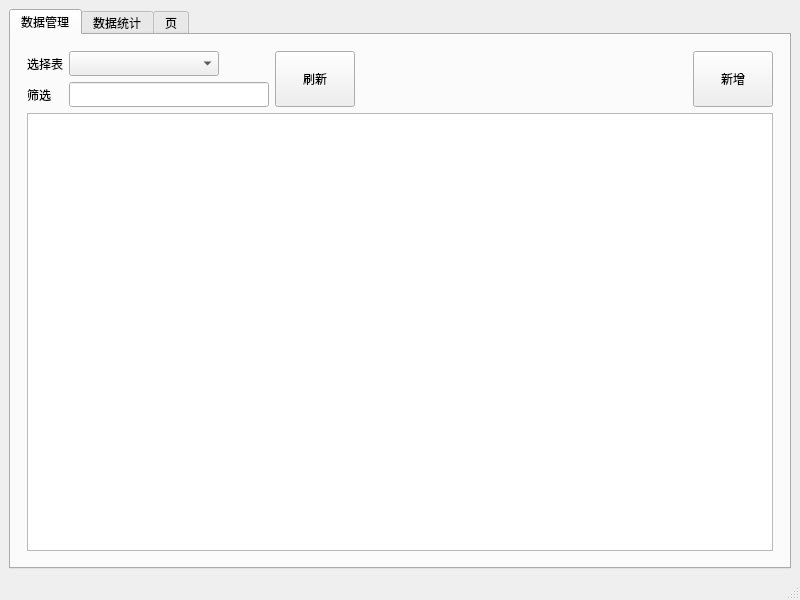
<?xml version="1.0" encoding="UTF-8"?>
<ui version="4.0">
 <class>MainWindow</class>
 <widget class="QMainWindow" name="MainWindow">
  <property name="geometry">
   <rect>
    <x>0</x>
    <y>0</y>
    <width>800</width>
    <height>600</height>
   </rect>
  </property>
  <property name="windowTitle">
   <string>MainWindow</string>
  </property>
  <widget class="QWidget" name="centralwidget">
   <layout class="QVBoxLayout" name="verticalLayout">
    <item>
     <widget class="QTabWidget" name="tabWidget">
      <property name="currentIndex">
       <number>0</number>
      </property>
      <widget class="QWidget" name="tabQuery">
       <attribute name="title">
        <string>数据管理</string>
       </attribute>
       <layout class="QVBoxLayout" name="verticalLayout_2">
        <property name="leftMargin">
         <number>16</number>
        </property>
        <property name="topMargin">
         <number>16</number>
        </property>
        <property name="rightMargin">
         <number>16</number>
        </property>
        <property name="bottomMargin">
         <number>16</number>
        </property>
        <item>
         <layout class="QGridLayout" name="gridLayout">
          <item row="0" column="4" rowspan="2">
           <widget class="QPushButton" name="btnAdd">
            <property name="sizePolicy">
             <sizepolicy hsizetype="Fixed" vsizetype="Expanding">
              <horstretch>0</horstretch>
              <verstretch>0</verstretch>
             </sizepolicy>
            </property>
            <property name="minimumSize">
             <size>
              <width>0</width>
              <height>50</height>
             </size>
            </property>
            <property name="text">
             <string>新增</string>
            </property>
           </widget>
          </item>
          <item row="0" column="0">
           <widget class="QLabel" name="label_11">
            <property name="minimumSize">
             <size>
              <width>0</width>
              <height>25</height>
             </size>
            </property>
            <property name="text">
             <string>选择表</string>
            </property>
           </widget>
          </item>
          <item row="1" column="0">
           <widget class="QLabel" name="label_10">
            <property name="minimumSize">
             <size>
              <width>0</width>
              <height>25</height>
             </size>
            </property>
            <property name="text">
             <string>筛选</string>
            </property>
           </widget>
          </item>
          <item row="0" column="3">
           <spacer name="horizontalSpacer">
            <property name="orientation">
             <enum>Qt::Horizontal</enum>
            </property>
            <property name="sizeHint" stdset="0">
             <size>
              <width>40</width>
              <height>20</height>
             </size>
            </property>
           </spacer>
          </item>
          <item row="0" column="1">
           <widget class="QComboBox" name="cmbTable">
            <property name="sizePolicy">
             <sizepolicy hsizetype="Fixed" vsizetype="Fixed">
              <horstretch>0</horstretch>
              <verstretch>0</verstretch>
             </sizepolicy>
            </property>
            <property name="minimumSize">
             <size>
              <width>150</width>
              <height>25</height>
             </size>
            </property>
           </widget>
          </item>
          <item row="1" column="1">
           <widget class="QLineEdit" name="edtFilter">
            <property name="sizePolicy">
             <sizepolicy hsizetype="Fixed" vsizetype="Fixed">
              <horstretch>0</horstretch>
              <verstretch>0</verstretch>
             </sizepolicy>
            </property>
            <property name="minimumSize">
             <size>
              <width>200</width>
              <height>25</height>
             </size>
            </property>
           </widget>
          </item>
          <item row="0" column="2" rowspan="2">
           <widget class="QPushButton" name="btnRefresh">
            <property name="sizePolicy">
             <sizepolicy hsizetype="Fixed" vsizetype="Expanding">
              <horstretch>0</horstretch>
              <verstretch>0</verstretch>
             </sizepolicy>
            </property>
            <property name="minimumSize">
             <size>
              <width>0</width>
              <height>50</height>
             </size>
            </property>
            <property name="text">
             <string>刷新</string>
            </property>
           </widget>
          </item>
         </layout>
        </item>
        <item>
         <widget class="QTableWidget" name="twQuery"/>
        </item>
       </layout>
      </widget>
      <widget class="QWidget" name="tab_2">
       <attribute name="title">
        <string>数据统计</string>
       </attribute>
      </widget>
      <widget class="QWidget" name="tab_3">
       <attribute name="title">
        <string>页</string>
       </attribute>
      </widget>
     </widget>
    </item>
   </layout>
  </widget>
  <widget class="QMenuBar" name="menubar">
   <property name="geometry">
    <rect>
     <x>0</x>
     <y>0</y>
     <width>800</width>
     <height>26</height>
    </rect>
   </property>
  </widget>
  <widget class="QStatusBar" name="statusbar"/>
 </widget>
 <resources/>
 <connections/>
</ui>
